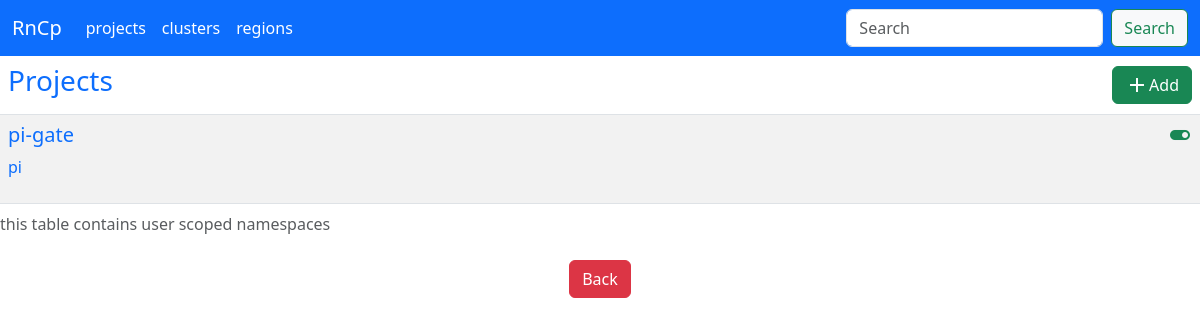
Page /ci/projects on the earlier database version.
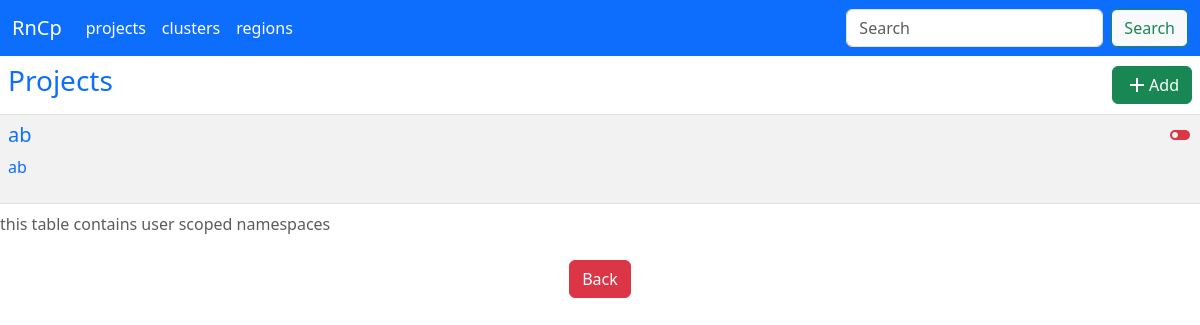
Same page on the later database version.
### models/Project.py (models this page shows, shortened)
class Project(BaseModel):
    __tablename__ = 'project'  # Name of the database table
    id = Column(Integer, primary_key=True, autoincrement=True)
    name = Column(String(255), nullable=False, unique=True)
    description = Column(String(1000))
    active = Column(Boolean, nullable=False, default=True)
    apps = relationship('App', back_populates='project')
    quotas = relationship('Quota', back_populates='project')

### routes/ci/__init__.py (the view)
@ci_api.route('/projects')
def projects():
    return render_template('projects.html', projects=Project.all())

### models/Base.py (called while the page is built)
    def __get__(self, _, owner_cls):
        return self.fget(owner_cls)

    @classmethod
    def all(cls):
        return cls.session.query(cls).all()

    @class_property
    def session(cls):
        return gen_session()

### utils/db.py (called while the page is built, shortened)
def gen_session(url=get_env_variable("datasource.url", "sqlite:///pi-gate.db")) -> scoped_session:
    return engines[url]

### templates/projects.html
{% extends "base.html" %} {% block title %}Projects{% endblock title %} {% block
body %}
<table class="table table-striped table-hover">
  <caption>
    this table contains user scoped namespaces
  </caption>
  <thead>
    <tr>
      <th scope="col">
        <div class="d-flex align-items-center justify-content-between">
          <h3 class="text-primary">Projects</h3>
          <a
            href="{{ url_for('root.ci.create_project') }}"
            class="btn d-flex btn-success align-items-center justify-content-around"
            ><span class="material-icons"> add </span> Add</a
          >
        </div>
      </th>
    </tr>
  </thead>
  <tbody>
    {% for project in projects %}
    <tr>
      <td>
        <a
          class="d-flex justify-content-between text-decoration-none"
          href="{{ url_for('root.ci.project_detail', project_id=project['id']) }}"
        >
          <div>
            <h5>{{project.name}}</h5>
            <p>{{project.description}}</p>
          </div>
          {% if project.active %}
          <span class="material-icons text-success"> toggle_on </span>{% endif
          %} {% if not project.active%}<span class="material-icons text-danger">
            toggle_off </span
          >{% endif %}
        </a>
      </td>
    </tr>
    {% endfor %}
  </tbody>
</table>
<div class="d-flex justify-content-center">
  <a href="{{ url_for('root.ci.index') }}" class="btn btn-danger text-white">
    Back
  </a>
</div>
{% endblock body %}

Differences in the rows shown:
removed Project: name "pi-gate", description "pi", active True (drawn)
added Project: name "ab", description "ab", active False (drawn)
